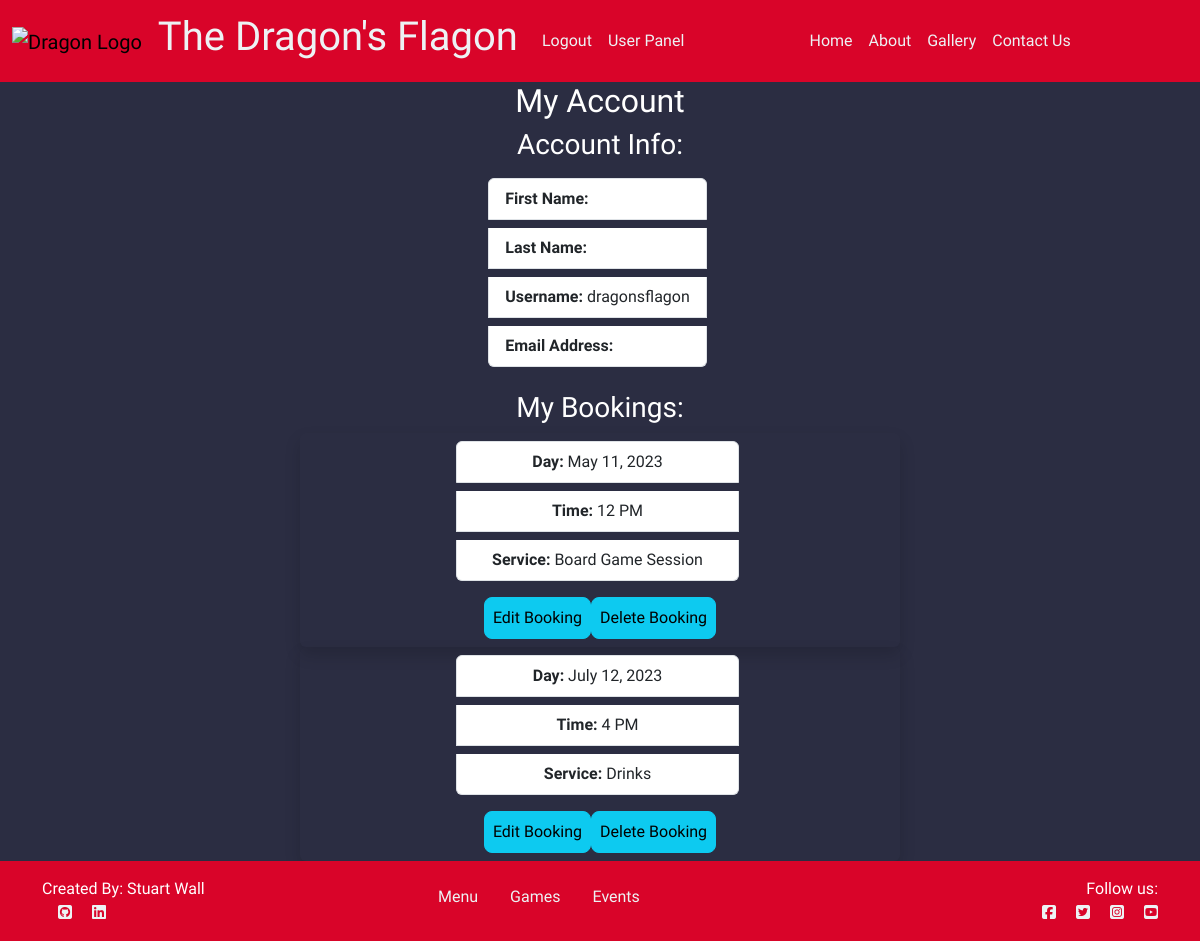
Before: /booking/user-panel/ (signed in) with the older database file.
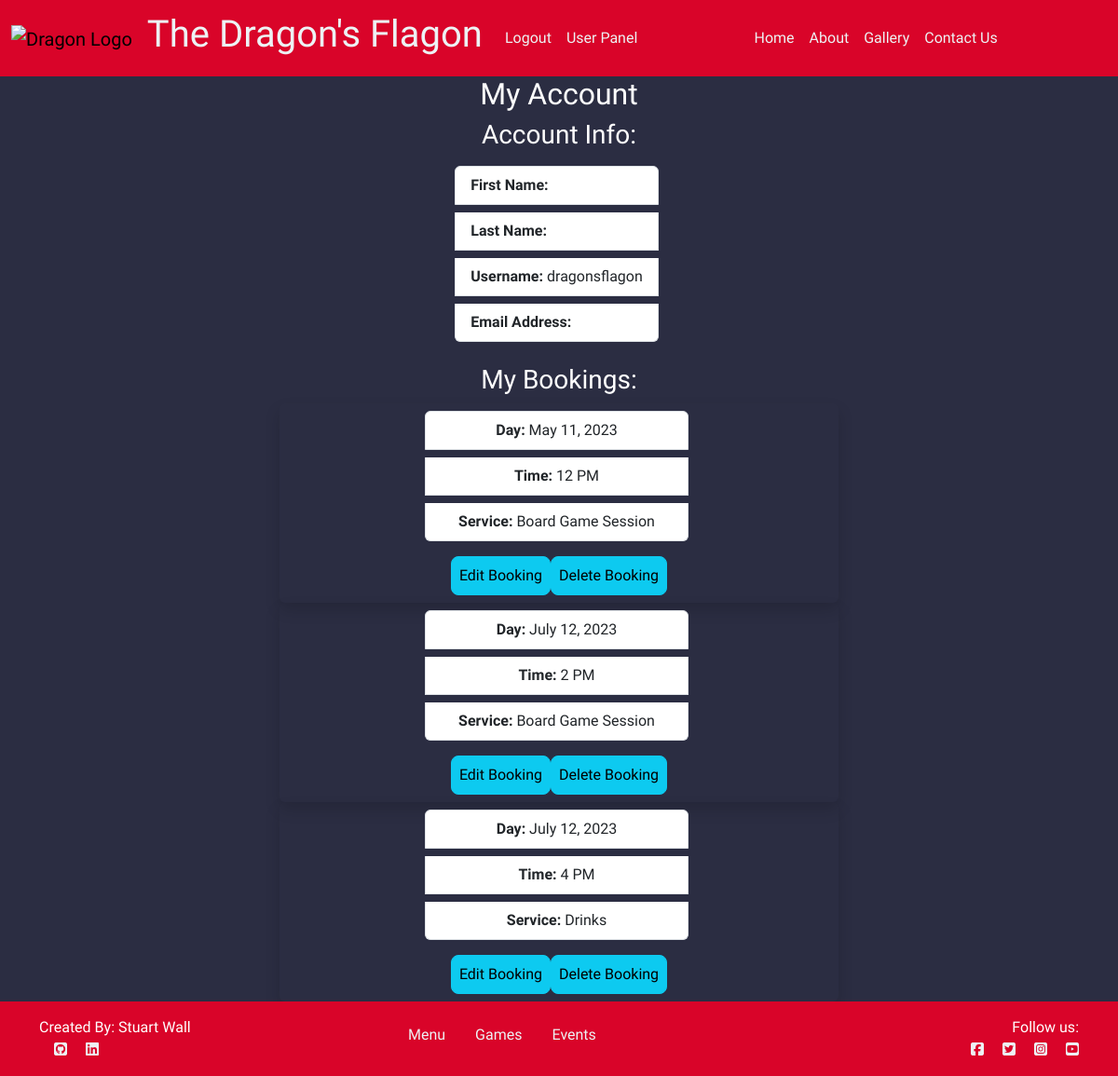
After: the same page with the newer database file.
### booking/models.py (models this page shows, shortened)
class TableBooking(models.Model):
    user = models.ForeignKey(
        User,
        on_delete=models.CASCADE,
        null=True,
        blank=True
        )
    email = models.EmailField()
    service = models.CharField(
        max_length=50,
        choices=SERVICE_CHOICES,
        default="Drinks"
        )
    phone = models.BigIntegerField()
    day = models.DateField(
        default=datetime.now
        )
    time = models.CharField(
        max_length=10,
        choices=TIME_CHOICES,
        default="12 PM")
    time_booked = models.DateTimeField(
        default=datetime.now,
        blank=True)

### booking/views.py (the view)
# urls.py: path('user-panel/', views.user_panel, name='user-panel'),
def user_panel(request):
    user = request.user
    bookings = TableBooking.objects.filter(user=user).order_by('day', 'time')
    return render(request, '../templates/user_panel.html', {
        'user': user,
        'bookings': bookings,
    })

### templates/user_panel.html (shortened to what this page needs)
{% extends 'base.html' %}
{% load static %}
{% block content %}
    {% if user.is_authenticated %}
        <div class="row container-fluid d-flex align-items-center text-center text-white mx-auto">
            <h2>My Account</h2>
        </div>
        <div class="row container-fluid d-flex align-items-center text-center mx-auto text-white">
            <h3>Account Info:</h3>
        </div>
        <div class="container-fluid d-flex align-items-center">
            <ul class="list-group mx-auto justify-content-center">
                <li class="list-group-item mt-2"><strong>First Name:</strong> {{ user.first_name }}</li>
                <li class="list-group-item mt-2"><strong>Last Name:</strong> {{ user.last_name }}</li>
                <li class="list-group-item mt-2"><strong>Username:</strong> {{ user.username }}</li>
                <li class="list-group-item mt-2"><strong>Email Address:</strong> {{ user.email }}</li>
            </ul>
        </div>
        <br>
        {% if bookings.count > 0 %}
            <div class="row container-fluid d-flex align-items-center text-center text-white mx-auto">
                <h3>My Bookings:</h3>
            </div>
            {% for booking in bookings %}
                <div class="col-6 container-fluid d-flex align-items-center shadow rounded text-black text-center">
                    <div class="col-6 mx-auto">
                        <ul class="list-group mx-auto justify-content-center">
                            <li class="list-group-item mt-2"><strong>Day:</strong> {{ booking.day }}</li>
                            <li class="list-group-item mt-2"><strong>Time:</strong> {{ booking.time }}</li>
                            <li class="list-group-item mt-2"><strong>Service:</strong> {{ booking.service }}</li>
                        </ul>
                        <div class="mt-3 mb-2 d-flex justify-content-center">
                            <a class="btn btn-info rounded-3 p-2" href="{% url 'booking:edit-booking' booking.id %}">Edit Booking</a>
                            <a class="btn btn-info rounded-3 p-2" href="{% url 'booking:delete-booking' booking.id %}">Delete Booking</a>
                        </div>
                    </div>
                </div>
            {% endfor %}
        {% endif %}
    {% else %}
        <div class="shadow p-4 mb-5 bg-body bg-body rounded text-black m-5">
            <h3 class="p-2 ms-3">You must be signed in to access your user panel.</h3>
            <a href="{% url 'account_login' %}" class="btn btn-primary text-white">Sign in</a>
        </div>
    {% endif %}
{% endblock %}

### templates/base.html (shortened to what this page needs)
{% load static %}
<!DOCTYPE html>
<html lang="en">
<head>
    <link href="https://cdn.jsdelivr.net/npm/bootstrap@5.3.0-alpha1/dist/css/bootstrap.min.css" rel="stylesheet"
>
    <link rel="stylesheet" href="{% static 'css/style.css' %}">
</head>
<body>
    <nav class="navbar navbar-expand-lg navbg">
        <div class="container-fluid">
            <a class="navbar-brand" href="#">
                <img src="https://res.cloudinary.com/dbznc8xql/image/upload/c_scale,h_180,f_auto/v1675444756/dragons_flagon_logo_q9iwoa.jpg"
                    alt="Dragon Logo">
            </a>
            <a class="navbar-brand" href="{% url 'home' %}">
                <h1>The Dragon's Flagon</h1>
            </a>
            <div class="collapse navbar-collapse" id="navbarSupportedContent">
                {% if user.is_authenticated %}
                <ul class="navbar-nav navbar-left me-auto mb-2 mb-lg-0">
                    <li class="nav-item">
                        <a class="nav-link" href="{% url 'account_logout' %}">Logout</a>
                    </li>
                    <li class="nav-item">
                        <a class="nav-link" href="{% url 'booking:user-panel' %}">User Panel</a>
                    </li>
                </ul>
                {% endif %}
                <ul class="navbar-nav navbar-right me-auto mb-2 mb-lg-0">
                    <li class="nav-item">
                        <a class="nav-link" aria-current="page" href="{% url 'home' %}">Home</a>
                    </li>
                    <li class="nav-item">
                        <a class="nav-link" href="{% url 'about' %}">About</a>
                    </li>
                    <li class="nav-item">
                        <a class="nav-link" href="{% url 'gallery' %}">Gallery</a>
                    </li>
                    <li class="nav-item">
                        <a class="nav-link" href="{% url 'contact:contact' %}">Contact Us</a>
                    </li>
                </ul>
            </div>
        </div>
    </nav>
<main class="flex-shrink-0 main-bg">
        {% block content %}{% endblock content %}
</main>
    <footer class="footer mt-auto py-3">
        <div class="container text-center">
            <div class="row align-items-start">
                <div class="col">
                    <p class="m-0 text-start text-white">Created By: Stuart Wall <br>
                        <a target="blank" href="https://github.com/Clinelly">
                            <i class="fa-brands fa-square-github ms-3"></i>
                        </a>
                        <a target="blank" href="https://www.linkedin.com/in/swall289/">
                            <i class="fa-brands fa-linkedin ms-3"></i>
                        </a>
                    </p>
                </div>
                <div class="col">
                    <ul class="nav">
                        <li class="nav-item">
                            <a class="nav-link" href="{% url 'fooddrink' %}">Menu</a>
                        </li>
                        <li class="nav-item">
                            <a class="nav-link" href="{% url 'games' %}">Games</a>
                        </li>
                        <li class="nav-item">
                            <a class="nav-link" href="{% url 'events:calendar' %}">Events</a>
                        </li>
                    </ul>
                </div>
                <div class="col">
                    <p class="m-0 text-end text-white">Follow us: <br>
                        <a target="blank" href="https://www.facebook.com/dicetowergaming">
                            <i class="fab fa-facebook-square ms-3"></i>
                        </a>
                        <a target="blank" href="https://twitter.com/CriticalRole">
                            <i class="fab fa-twitter-square ms-3"></i>
                        </a>
                        <a target="blank" href="https://www.instagram.com/dicetowergaming/">
                            <i class="fab fa-instagram-square ms-3"></i>
                        </a>
                        <a target="blank" href="https://www.youtube.com/@GeekandSundry">
                            <i class="fab fa-youtube-square ms-3"></i>
                        </a>
                    </p>
                </div>
            </div>
        </div>
    </footer>
</body>
</html>

### static/css/style.css (style rules this page uses)
body { background-color: #2B2D42; font-family: 'MedievalSharp', cursive; }
.navbg { background-color: #D90429; }
.nav-link { color: #EDF2F4; }
.navbar-brand h1 { color: #EDF2F4; }
ul { height: 100%; padding: 0px 5px 0px 20px; }
a { color: #17a2b8; }
.btn { outline: none; color: black; box-shadow: 0 0 0 0; }
.footer { background-color: #D90429; }
.footer a { text-decoration: none; color: #EDF2F4; }

Changed rows visible on the page:
added TableBooking: day "July 12, 2023", time "2 PM", service "Board Game Session"
